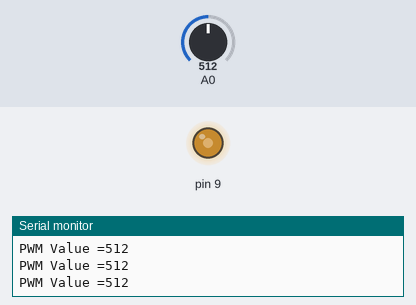
Bench run of a sketch on a simulated Arduino Uno, built with avr-gcc and run on an emulated ATmega328P. On the bench: output pins drawn as LEDs (lit = HIGH), the last lines printed to the serial monitor. The inputs (shaded band) are chosen by the test bench; at power-on: A0 = 512.

Above: at 1.3 s.
1.4 s: A0 set to 716
At 2.3 s:
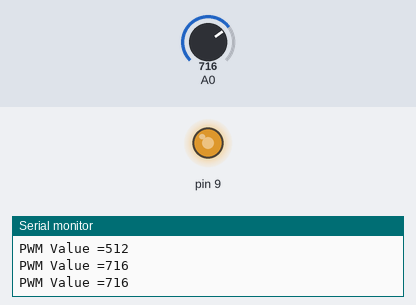
3.0 s: A0 set to 900
At 3.5 s:
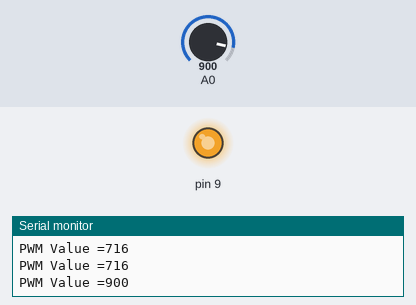
4.5 s: A0 set to 122
At 5.7 s:
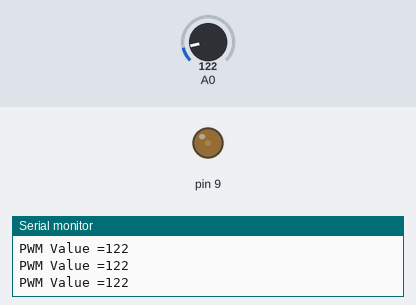
6.0 s: A0 set to 0
At 7.1 s:
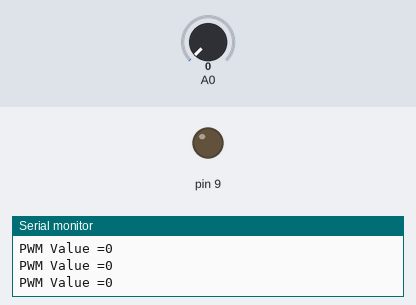
Timing chart, 0 to 8.5 s (numbered marks = the images above; inputs shaded):
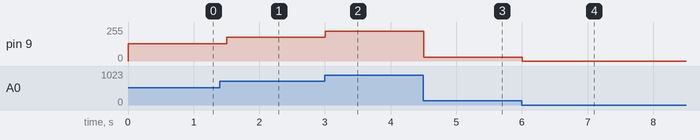

The sketch:

prak7_1.ino
```cpp
int val = 0;
void setup()
{
  Serial.begin(9600);
  pinMode(9,OUTPUT);
  }
  void loop(){

  val=analogRead(A0);
  analogWrite(9, val/4);
  Serial.print("PWM Value =");
  Serial.println(val, DEC);
  delay(500);
  }
```

Measured:
- after the input at 1.4 s, pin 9: 128/255 → 179/255 after 0.10 s
- after the input at 3.0 s, pin 9: 179/255 → 225/255 at once
- after the input at 4.5 s, pin 9: 225/255 → 30/255 at once
- after the input at 6.0 s, pin 9: 30/255 → 0/255 at once
